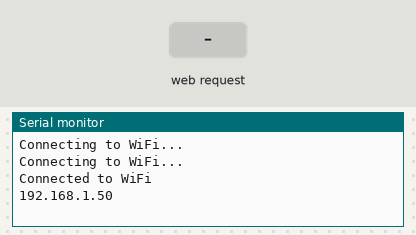
Bench run of a sketch on a simulated ESP32. On the bench: the last lines printed to the serial monitor. Inputs (shaded band) come from the test bench. WiFi joins after 1.5 s; servers stay silent unless stated; EEPROM starts erased.

Above: at 3.2 s.
3.3 s: HTTP request GET /set?onTime=1&offTime=1 received
At 4.2 s:
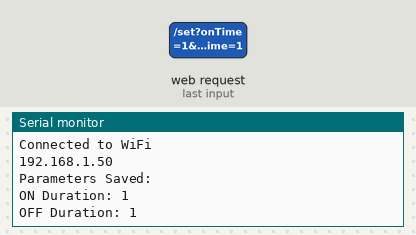
4.8 s: HTTP request GET /set?onTime=120&offTime=120 received
At 5.4 s:
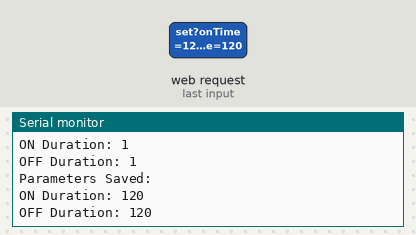

The sketch:

store.param.ino
```cpp
#include <WiFi.h>
#include <ESPAsyncWebServer.h>
#include <EEPROM.h>

const char* ssid = "kylogav";
const char* password = "091097";

AsyncWebServer server(80);

// EEPROM addresses for ON and OFF durations
#define EEPROM_SIZE 64
#define ON_TIME_ADDR 0
#define OFF_TIME_ADDR 4

void setup() {
  Serial.begin(115200);

  // Initialize EEPROM
  EEPROM.begin(EEPROM_SIZE);

  // Connect to WiFi
  WiFi.begin(ssid, password);
  while (WiFi.status() != WL_CONNECTED) {
    delay(1000);
    Serial.println("Connecting to WiFi...");
  }
  Serial.println("Connected to WiFi");
  Serial.println(WiFi.localIP());

  // Serve HTML form
  server.on("/", HTTP_GET, [](AsyncWebServerRequest *request) {
    request->send(200, "text/html",
                  "<!DOCTYPE HTML>"
                  "<html>"
                  "<h1>LED Blink Parameters</h1>"
                  "<form action=\"/set\" method=\"GET\">"
                  "ON Duration (ms): <input type=\"number\" name=\"onTime\"><br>"
                  "OFF Duration (ms): <input type=\"number\" name=\"offTime\"><br>"
                  "<input type=\"submit\" value=\"Set\">"
                  "</form>"
                  "</html>");
  });

  // Handle form submission
  server.on("/set", HTTP_GET, [](AsyncWebServerRequest *request) {
    String onTime = request->getParam("onTime")->value();
    String offTime = request->getParam("offTime")->value();

    // Save to EEPROM
    EEPROM.writeInt(ON_TIME_ADDR, onTime.toInt());
    EEPROM.writeInt(OFF_TIME_ADDR, offTime.toInt());
    EEPROM.commit();

    Serial.println("Parameters Saved:");
    Serial.print("ON Duration: ");
    Serial.println(onTime);
    Serial.print("OFF Duration: ");
    Serial.println(offTime);

    request->send(200, "text/html",
                  "<!DOCTYPE HTML>"
                  "<html>"
                  "<h1>Parameters Saved</h1>"
                  "<p>ON Duration: " + onTime + " ms</p>"
                  "<p>OFF Duration: " + offTime + " ms</p>"
                  "</html>");
  });

  // Start server
  server.begin();
}

void loop() {}
```

Measured:
- after the input at 3.3 s, the serial monitor: prints a new line at once (image 1)
- after the input at 4.8 s, the serial monitor: prints a new line at once (image 2)
